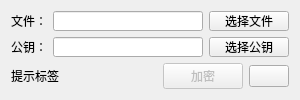
<?xml version="1.0" encoding="UTF-8"?>
<ui version="4.0">
 <class>Form</class>
 <widget class="QWidget" name="Form">
  <property name="geometry">
   <rect>
    <x>0</x>
    <y>0</y>
    <width>300</width>
    <height>100</height>
   </rect>
  </property>
  <property name="minimumSize">
   <size>
    <width>300</width>
    <height>100</height>
   </size>
  </property>
  <property name="maximumSize">
   <size>
    <width>300</width>
    <height>100</height>
   </size>
  </property>
  <property name="windowTitle">
   <string>文件加密</string>
  </property>
  <layout class="QGridLayout" name="gridLayout_2" columnstretch="1,0,0" columnminimumwidth="1,0,0">
   <item row="0" column="0" colspan="3">
    <layout class="QGridLayout" name="gridLayout">
     <item row="0" column="0">
      <widget class="QLabel" name="label">
       <property name="text">
        <string>文件：</string>
       </property>
      </widget>
     </item>
     <item row="0" column="1">
      <widget class="QLineEdit" name="file_le"/>
     </item>
     <item row="0" column="2">
      <widget class="QPushButton" name="file_btn">
       <property name="text">
        <string>选择文件</string>
       </property>
      </widget>
     </item>
     <item row="1" column="0">
      <widget class="QLabel" name="label_2">
       <property name="text">
        <string>公钥：</string>
       </property>
      </widget>
     </item>
     <item row="1" column="1">
      <widget class="QLineEdit" name="key_le"/>
     </item>
     <item row="1" column="2">
      <widget class="QPushButton" name="key_btn">
       <property name="text">
        <string>选择公钥</string>
       </property>
      </widget>
     </item>
    </layout>
   </item>
   <item row="1" column="0">
    <widget class="QLabel" name="tip_lb">
     <property name="text">
      <string>提示标签</string>
     </property>
    </widget>
   </item>
   <item row="1" column="1">
    <widget class="QPushButton" name="encrypt_btn">
     <property name="enabled">
      <bool>false</bool>
     </property>
     <property name="text">
      <string>加密</string>
     </property>
    </widget>
   </item>
   <item row="1" column="2">
    <widget class="QPushButton" name="path_btn">
     <property name="toolTip">
      <string>打开加密文件目录</string>
     </property>
     <property name="text">
      <string/>
     </property>
     <property name="icon">
      <iconset resource="../../mmx_img.qrc">
       <normaloff>:/btn/resource/img/open folder yellow.ico</normaloff>:/btn/resource/img/open folder yellow.ico</iconset>
     </property>
    </widget>
   </item>
  </layout>
 </widget>
 <resources>
  <include location="../../mmx_img.qrc"/>
 </resources>
 <connections/>
</ui>
